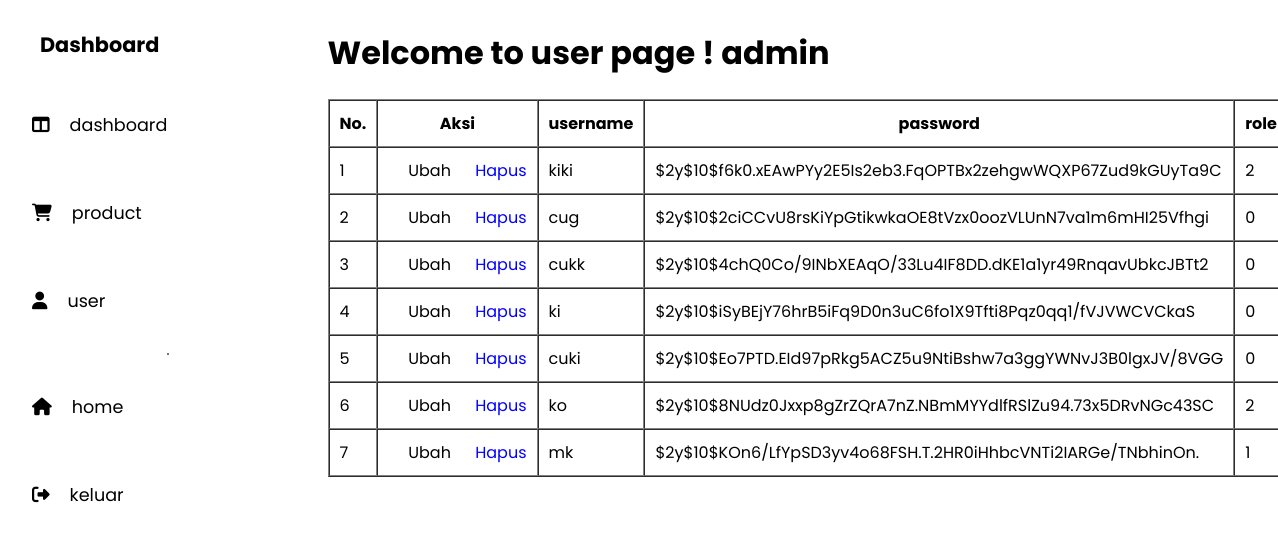
The page /dashboard/user.php on the database its author committed.
### tables this page shows
CREATE TABLE `user` (
  `id` int(11) NOT NULL,
  `username` varchar(200) NOT NULL,
  `password` varchar(200) NOT NULL,
  `role` int(11) NOT NULL DEFAULT 1
);

### functions.php (called while the page is built, shortened)
<?php
$db = mysqli_connect("localhost", "root", "", "ukk");
function query($query){
    global $db;
    $result = mysqli_query($db, $query);
    $rows = [];
    while($row =mysqli_fetch_assoc($result)){
     $rows[] = $row;
    }
     return $rows;
 }
?>

### dashboard/user.php (the view, shortened to what this page needs)
<?php
require '../functions.php';
$user = query("SELECT * FROM user ");
?>
<!DOCTYPE html>
<html lang="en">
  <head>
    <link
    rel="stylesheet"
    href="https://cdnjs.cloudflare.com/ajax/libs/font-awesome/6.4.2/css/all.min.css"
    />
  </head>
  <body>
    <?php require_once("./sidebar.php")?>
        <div class="container">
            <h1>Welcome to user page ! admin</h1>
        <div class="tab">
        <table border="1" cellpadding="10" cellspacing="0">
        <tr>
            <th>No.</th>
            <th>Aksi</th>
            <th>username</th>
            <th>password</th>
            <th>role</th>
        </tr>
        <?php $i=1;?>
        <?php foreach($user as $row): ?>
        <tr>
            <td><?= $i;?></td>
                <td><a href="ubah.php?id=<?=$row['id']; ?>">Ubah</a>
                <a href="hapususer.php?id=<?= $row["id"]; ?>"onclick="
                return confirm('yakin?');" class="hapus">Hapus</a></td>
            <td><?= $row["username"]; ?></td>
            <td><?= $row["password"]?></td>
            <td><?= $row["role"]?></td>
        <?php $i++; ?>
        <?php endforeach;?>
        </tr>
            </table>
                    </div>
                </div>
            </div>
  </body>
</html>

### dashboard/user.php (style rules this page uses)
.container { width: calc(100% - 20%); margin-left: 25%; }
.hapus { color:blue; }
.tab { display:flex; }

### dashboard/sidebar.php (style rules this page uses)
* { font-family: "poppins"; text-decoration: none; }
.container { width: calc(100% - 20%); margin-left: 25%; position:absolute; }
.container h1 { color:bold black; }
.hapus { color:blue; }
.tab { display:flex; }
a { padding-left: 20px; color: black; }

### rows shown on the page
user: username "kiki", password "$2y$10$f6k0.xEAwPYy2E5Is2eb3.FqOPTBx2zehgwWQXP67Zud9kGUyTa9C", role "2"
user: username "cug", password "$2y$10$2ciCCvU8rsKiYpGtikwkaOE8tVzx0oozVLUnN7va1m6mHI25Vfhgi", role "0"
user: username "cukk", password "$2y$10$4chQ0Co/9INbXEAqO/33Lu4IF8DD.dKE1a1yr49RnqavUbkcJBTt2", role "0"
user: username "ki", password "$2y$10$iSyBEjY76hrB5iFq9D0n3uC6fo1X9Tfti8Pqz0qq1/fVJVWCVCkaS", role "0"
user: username "cuki", password "$2y$10$Eo7PTD.EId97pRkg5ACZ5u9NtiBshw7a3ggYWNvJ3B0lgxJV/8VGG", role "0"
user: username "ko", password "$2y$10$8NUdz0Jxxp8gZrZQrA7nZ.NBmMYYdlfRSlZu94.73x5DRvNGc43SC", role "2"
user: username "mk", password "$2y$10$KOn6/LfYpSD3yv4o68FSH.T.2HR0iHhbcVNTi2IARGe/TNbhinOn.", role "1"
